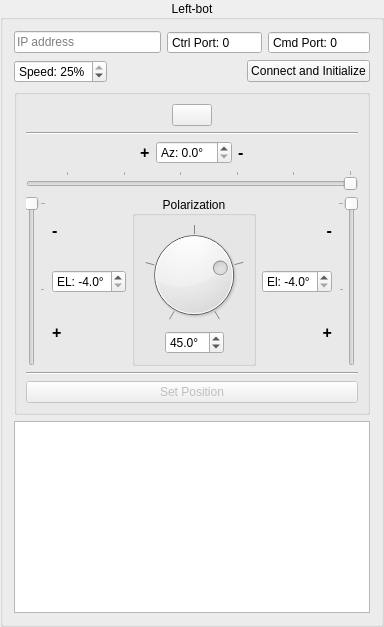
       <widget class="QGroupBox" name="groupBox">
        <property name="title">
         <string>Left-bot</string>
        </property>
        <property name="alignment">
         <set>Qt::AlignCenter</set>
        </property>
        <layout class="QVBoxLayout" name="verticalLayout_3">
         <item>
          <layout class="QHBoxLayout" name="horizontalLayout_2">
           <item>
            <widget class="QLineEdit" name="lineEdit_ip_l">
             <property name="placeholderText">
              <string>IP address</string>
             </property>
            </widget>
           </item>
           <item>
            <widget class="QDoubleSpinBox" name="doubleSpinBox_ctrl_l">
             <property name="buttonSymbols">
              <enum>QAbstractSpinBox::NoButtons</enum>
             </property>
             <property name="prefix">
              <string>Ctrl Port: </string>
             </property>
             <property name="decimals">
              <number>0</number>
             </property>
             <property name="maximum">
              <double>65536.000000000000000</double>
             </property>
            </widget>
           </item>
           <item>
            <widget class="QDoubleSpinBox" name="doubleSpinBox_cmd_l">
             <property name="buttonSymbols">
              <enum>QAbstractSpinBox::NoButtons</enum>
             </property>
             <property name="prefix">
              <string>Cmd Port: </string>
             </property>
             <property name="decimals">
              <number>0</number>
             </property>
             <property name="maximum">
              <double>65536.000000000000000</double>
             </property>
            </widget>
           </item>
          </layout>
         </item>
         <item>
          <layout class="QHBoxLayout" name="horizontalLayout_4">
           <item>
            <widget class="QDoubleSpinBox" name="doubleSpinBox_speed_l">
             <property name="prefix">
              <string>Speed: </string>
             </property>
             <property name="suffix">
              <string>%</string>
             </property>
             <property name="decimals">
              <number>0</number>
             </property>
             <property name="minimum">
              <double>10.000000000000000</double>
             </property>
             <property name="maximum">
              <double>25.000000000000000</double>
             </property>
             <property name="value">
              <double>25.000000000000000</double>
             </property>
            </widget>
           </item>
           <item>
            <spacer name="horizontalSpacer">
             <property name="orientation">
              <enum>Qt::Horizontal</enum>
             </property>
             <property name="sizeHint" stdset="0">
              <size>
               <width>40</width>
               <height>20</height>
              </size>
             </property>
            </spacer>
           </item>
           <item>
            <widget class="QPushButton" name="pushButton_connect_l">
             <property name="text">
              <string>Connect and Initialize</string>
             </property>
            </widget>
           </item>
          </layout>
         </item>
         <item>
          <widget class="QGroupBox" name="groupBox_l">
           <property name="enabled">
            <bool>true</bool>
           </property>
           <property name="title">
            <string/>
           </property>
           <layout class="QVBoxLayout" name="verticalLayout_5">
            <item>
             <layout class="QHBoxLayout" name="horizontalLayout_9">
              <item>
               <spacer name="horizontalSpacer_7">
                <property name="orientation">
                 <enum>Qt::Horizontal</enum>
                </property>
                <property name="sizeHint" stdset="0">
                 <size>
                  <width>40</width>
                  <height>20</height>
                 </size>
                </property>
               </spacer>
              </item>
              <item>
               <widget class="QPushButton" name="pushButton_home_l">
                <property name="text">
                 <string/>
                </property>
                <property name="icon">
                 <iconset>
                  <normaloff>res/home_icon.svg</normaloff>res/home_icon.svg</iconset>
                </property>
                <property name="iconSize">
                 <size>
                  <width>24</width>
                  <height>24</height>
                 </size>
                </property>
               </widget>
              </item>
              <item>
               <spacer name="horizontalSpacer_8">
                <property name="orientation">
                 <enum>Qt::Horizontal</enum>
                </property>
                <property name="sizeHint" stdset="0">
                 <size>
                  <width>40</width>
                  <height>20</height>
                 </size>
                </property>
               </spacer>
              </item>
             </layout>
            </item>
            <item>
             <widget class="Line" name="line">
              <property name="orientation">
               <enum>Qt::Horizontal</enum>
              </property>
             </widget>
            </item>
            <item>
             <layout class="QHBoxLayout" name="horizontalLayout_18">
              <item>
               <spacer name="horizontalSpacer_12">
                <property name="orientation">
                 <enum>Qt::Horizontal</enum>
                </property>
                <property name="sizeHint" stdset="0">
                 <size>
                  <width>40</width>
                  <height>20</height>
                 </size>
                </property>
               </spacer>
              </item>
              <item>
               <widget class="QLabel" name="label_3">
                <property name="font">
                 <font>
                  <pointsize>12</pointsize>
                  <bold>true</bold>
                 </font>
                </property>
                <property name="text">
                 <string>+</string>
                </property>
               </widget>
              </item>
              <item>
               <widget class="QDoubleSpinBox" name="doubleSpinBox_az_l">
                <property name="buttonSymbols">
                 <enum>QAbstractSpinBox::UpDownArrows</enum>
                </property>
                <property name="prefix">
                 <string>Az: </string>
                </property>
                <property name="suffix">
                 <string>°</string>
                </property>
                <property name="decimals">
                 <number>1</number>
                </property>
                <property name="maximum">
                 <double>28.000000000000000</double>
                </property>
                <property name="singleStep">
                 <double>0.100000000000000</double>
                </property>
               </widget>
              </item>
              <item>
               <widget class="QLabel" name="label_4">
                <property name="font">
                 <font>
                  <pointsize>12</pointsize>
                  <bold>true</bold>
                 </font>
                </property>
                <property name="text">
                 <string>-</string>
                </property>
               </widget>
              </item>
              <item>
               <spacer name="horizontalSpacer_17">
                <property name="orientation">
                 <enum>Qt::Horizontal</enum>
                </property>
                <property name="sizeHint" stdset="0">
                 <size>
                  <width>40</width>
                  <height>20</height>
                 </size>
                </property>
               </spacer>
              </item>
             </layout>
            </item>
            <item>
             <layout class="QHBoxLayout" name="horizontalLayout_6">
              <item>
               <widget class="QSlider" name="horizontalSlider">
                <property name="maximum">
                 <number>280</number>
                </property>
                <property name="singleStep">
                 <number>1</number>
                </property>
                <property name="pageStep">
                 <number>50</number>
                </property>
                <property name="orientation">
                 <enum>Qt::Horizontal</enum>
                </property>
                <property name="invertedAppearance">
                 <bool>true</bool>
                </property>
                <property name="invertedControls">
                 <bool>false</bool>
                </property>
                <property name="tickPosition">
                 <enum>QSlider::TicksAbove</enum>
                </property>
                <property name="tickInterval">
                 <number>50</number>
                </property>
               </widget>
              </item>
             </layout>
            </item>
            <item>
             <layout class="QHBoxLayout" name="horizontalLayout_5">
              <item>
               <widget class="QSlider" name="verticalSlider_3">
                <property name="minimum">
                 <number>-40</number>
                </property>
                <property name="maximum">
                 <number>50</number>
                </property>
                <property name="singleStep">
                 <number>1</number>
                </property>
                <property name="pageStep">
                 <number>50</number>
                </property>
                <property name="value">
                 <number>-40</number>
                </property>
                <property name="orientation">
                 <enum>Qt::Vertical</enum>
                </property>
                <property name="invertedAppearance">
                 <bool>true</bool>
                </property>
                <property name="tickPosition">
                 <enum>QSlider::TicksBelow</enum>
                </property>
                <property name="tickInterval">
                 <number>50</number>
                </property>
               </widget>
              </item>
              <item>
               <layout class="QVBoxLayout" name="verticalLayout_11">
                <item>
                 <widget class="QLabel" name="label_5">
                  <property name="font">
                   <font>
                    <pointsize>12</pointsize>
                    <bold>true</bold>
                   </font>
                  </property>
                  <property name="text">
                   <string>-</string>
                  </property>
                 </widget>
                </item>
                <item>
                 <widget class="QDoubleSpinBox" name="doubleSpinBox_el_ll">
                  <property name="buttonSymbols">
                   <enum>QAbstractSpinBox::UpDownArrows</enum>
                  </property>
                  <property name="prefix">
                   <string>EL: </string>
                  </property>
                  <property name="suffix">
                   <string>°</string>
                  </property>
                  <property name="decimals">
                   <number>1</number>
                  </property>
                  <property name="minimum">
                   <double>-4.000000000000000</double>
                  </property>
                  <property name="maximum">
                   <double>5.000000000000000</double>
                  </property>
                  <property name="singleStep">
                   <double>0.100000000000000</double>
                  </property>
                  <property name="value">
                   <double>-4.000000000000000</double>
                  </property>
                 </widget>
                </item>
                <item>
                 <widget class="QLabel" name="label_6">
                  <property name="font">
                   <font>
                    <pointsize>12</pointsize>
                    <bold>true</bold>
                   </font>
                  </property>
                  <property name="text">
                   <string>+</string>
                  </property>
                 </widget>
                </item>
               </layout>
              </item>
              <item>
               <spacer name="horizontalSpacer_18">
                <property name="orientation">
                 <enum>Qt::Horizontal</enum>
                </property>
                <property name="sizeHint" stdset="0">
                 <size>
                  <width>0</width>
                  <height>0</height>
                 </size>
                </property>
               </spacer>
              </item>
              <item>
               <layout class="QVBoxLayout" name="verticalLayout_6">
                <item>
                 <spacer name="verticalSpacer_3">
                  <property name="orientation">
                   <enum>Qt::Vertical</enum>
                  </property>
                  <property name="sizeHint" stdset="0">
                   <size>
                    <width>0</width>
                    <height>0</height>
                   </size>
                  </property>
                 </spacer>
                </item>
                <item>
                 <widget class="QGroupBox" name="groupBox_4">
                  <property name="title">
                   <string>Polarization</string>
                  </property>
                  <property name="alignment">
                   <set>Qt::AlignCenter</set>
                  </property>
                  <layout class="QVBoxLayout" name="verticalLayout_7">
                   <item>
                    <widget class="QDial" name="dial_pol_l">
                     <property name="minimum">
                      <number>-90</number>
                     </property>
                     <property name="maximum">
                      <number>90</number>
                     </property>
                     <property name="pageStep">
                      <number>5</number>
                     </property>
                     <property name="value">
                      <number>45</number>
                     </property>
                     <property name="notchTarget">
                      <double>45.000000000000000</double>
                     </property>
                     <property name="notchesVisible">
                      <bool>true</bool>
                     </property>
                    </widget>
                   </item>
                   <item>
                    <layout class="QHBoxLayout" name="horizontalLayout_8">
                     <item>
                      <spacer name="horizontalSpacer_5">
                       <property name="orientation">
                        <enum>Qt::Horizontal</enum>
                       </property>
                       <property name="sizeHint" stdset="0">
                        <size>
                         <width>0</width>
                         <height>0</height>
                        </size>
                       </property>
                      </spacer>
                     </item>
                     <item>
                      <widget class="QDoubleSpinBox" name="doubleSpinBox_pol_l">
                       <property name="prefix">
                        <string/>
                       </property>
                       <property name="suffix">
                        <string>°</string>
                       </property>
                       <property name="decimals">
                        <number>1</number>
                       </property>
                       <property name="minimum">
                        <double>-90.000000000000000</double>
                       </property>
                       <property name="maximum">
                        <double>90.000000000000000</double>
                       </property>
                       <property name="value">
                        <double>45.000000000000000</double>
                       </property>
                      </widget>
                     </item>
                     <item>
                      <spacer name="horizontalSpacer_6">
                       <property name="orientation">
                        <enum>Qt::Horizontal</enum>
                       </property>
                       <property name="sizeHint" stdset="0">
                        <size>
                         <width>0</width>
                         <height>0</height>
                        </size>
                       </property>
                      </spacer>
                     </item>
                    </layout>
                   </item>
                  </layout>
                 </widget>
                </item>
                <item>
                 <spacer name="verticalSpacer">
                  <property name="orientation">
                   <enum>Qt::Vertical</enum>
                  </property>
                  <property name="sizeHint" stdset="0">
                   <size>
                    <width>0</width>
                    <height>0</height>
                   </size>
                  </property>
                 </spacer>
                </item>
               </layout>
              </item>
              <item>
               <spacer name="horizontalSpacer_2">
                <property name="orientation">
                 <enum>Qt::Horizontal</enum>
                </property>
                <property name="sizeHint" stdset="0">
                 <size>
                  <width>0</width>
                  <height>0</height>
                 </size>
                </property>
               </spacer>
              </item>
              <item>
               <layout class="QVBoxLayout" name="verticalLayout_12">
                <item>
                 <widget class="QLabel" name="label_7">
                  <property name="font">
                   <font>
                    <pointsize>12</pointsize>
                    <bold>true</bold>
                   </font>
                  </property>
                  <property name="text">
                   <string>-</string>
                  </property>
                  <property name="alignment">
                   <set>Qt::AlignRight|Qt::AlignTrailing|Qt::AlignVCenter</set>
                  </property>
                 </widget>
                </item>
                <item>
                 <widget class="QDoubleSpinBox" name="doubleSpinBox_el_lr">
                  <property name="buttonSymbols">
                   <enum>QAbstractSpinBox::UpDownArrows</enum>
                  </property>
                  <property name="prefix">
                   <string>El: </string>
                  </property>
                  <property name="suffix">
                   <string>°</string>
                  </property>
                  <property name="decimals">
                   <number>1</number>
                  </property>
                  <property name="minimum">
                   <double>-4.000000000000000</double>
                  </property>
                  <property name="maximum">
                   <double>5.000000000000000</double>
                  </property>
                  <property name="singleStep">
                   <double>0.100000000000000</double>
                  </property>
                  <property name="value">
                   <double>-4.000000000000000</double>
                  </property>
                 </widget>
                </item>
                <item>
                 <widget class="QLabel" name="label_8">
                  <property name="font">
                   <font>
                    <pointsize>12</pointsize>
                    <bold>true</bold>
                   </font>
                  </property>
                  <property name="text">
                   <string>+</string>
                  </property>
                  <property name="alignment">
                   <set>Qt::AlignRight|Qt::AlignTrailing|Qt::AlignVCenter</set>
                  </property>
                 </widget>
                </item>
               </layout>
              </item>
              <item>
               <widget class="QSlider" name="verticalSlider">
                <property name="sizePolicy">
                 <sizepolicy hsizetype="Fixed" vsizetype="Expanding">
                  <horstretch>0</horstretch>
                  <verstretch>0</verstretch>
                 </sizepolicy>
                </property>
                <property name="minimum">
                 <number>-40</number>
                </property>
                <property name="maximum">
                 <number>50</number>
                </property>
                <property name="singleStep">
                 <number>1</number>
                </property>
                <property name="pageStep">
                 <number>50</number>
                </property>
                <property name="value">
                 <number>-40</number>
                </property>
                <property name="orientation">
                 <enum>Qt::Vertical</enum>
                </property>
                <property name="invertedAppearance">
                 <bool>true</bool>
                </property>
                <property name="tickPosition">
                 <enum>QSlider::TicksAbove</enum>
                </property>
                <property name="tickInterval">
                 <number>50</number>
                </property>
               </widget>
              </item>
             </layout>
            </item>
            <item>
             <widget class="Line" name="line_3">
              <property name="orientation">
               <enum>Qt::Horizontal</enum>
              </property>
             </widget>
            </item>
            <item>
             <widget class="QPushButton" name="pushButton_set_l">
              <property name="enabled">
               <bool>false</bool>
              </property>
              <property name="text">
               <string>Set Position</string>
              </property>
             </widget>
            </item>
           </layout>
          </widget>
         </item>
         <item>
          <widget class="QTextBrowser" name="textBrowser_l">
           <property name="sizePolicy">
            <sizepolicy hsizetype="Expanding" vsizetype="Expanding">
             <horstretch>0</horstretch>
             <verstretch>1</verstretch>
            </sizepolicy>
           </property>
          </widget>
         </item>
        </layout>
       </widget>
